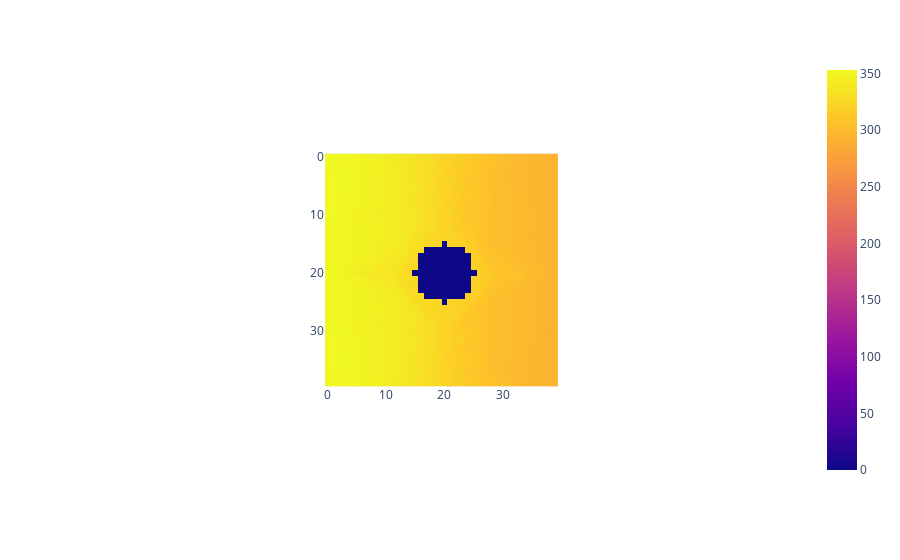

Here is the notebook cell this chart was saved with:
### Code cell
px.imshow(t)

### Figure 1 — Plotly figure (JSON) as saved in the notebook; plotly's stock layout.template omitted (floating-point values rounded to 4 significant figures; data arrays with more than 128 entries replaced by an {"elided": "..."} marker saying what was removed)
{"data": [{"coloraxis": "coloraxis", "hovertemplate": "x: %{x}<br>y: %{y}<br>color: %{z}<extra></extra>", "name": "0", "type": "heatmap", "xaxis": "x", "yaxis": "y", "z": {"elided": "40x40 float values"}}], "layout": {"autosize": true, "coloraxis": {"colorscale": [[0, "#0d0887"], [0.1111, "#46039f"], [0.2222, "#7201a8"], [0.3333, "#9c179e"], [0.4444, "#bd3786"], [0.5556, "#d8576b"], [0.6667, "#ed7953"], [0.7778, "#fb9f3a"], [0.8889, "#fdca26"], [1, "#f0f921"]]}, "margin": {"t": 60}, "xaxis": {"anchor": "y", "autorange": true, "constrain": "domain", "domain": [0.3389, 0.6611], "range": [-0.5, 39.5], "scaleanchor": "y"}, "yaxis": {"anchor": "x", "autorange": true, "constrain": "domain", "domain": [1.11e-16, 1.0], "range": [39.5, -0.5]}}}
